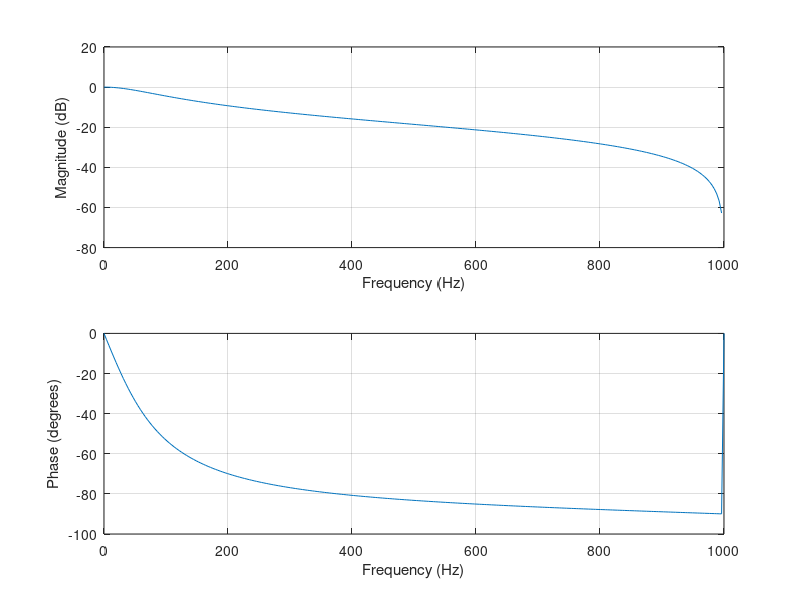
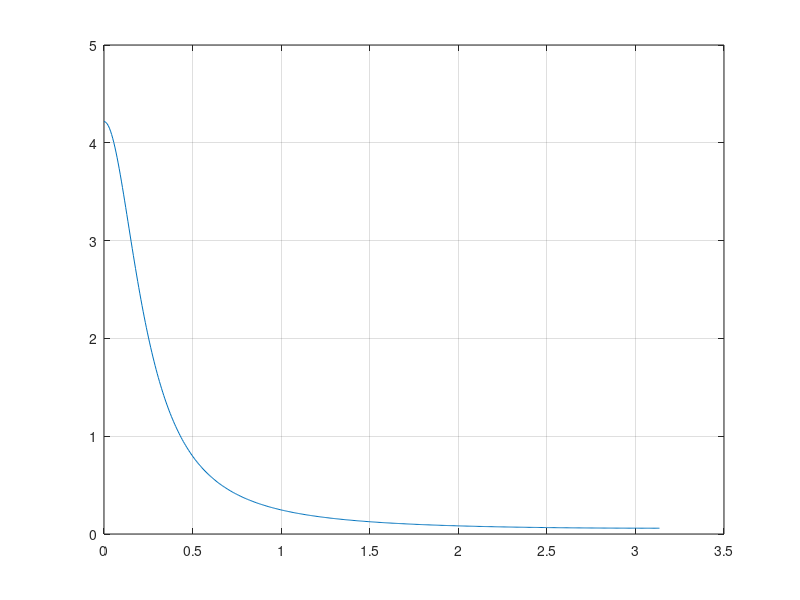

Write the MATLAB code that produced these figures, in order. (Note: this script raises an error after producing the figures.)
%Elliptic (bilinear)
%in barname baraye mohase Elliptic filter ast.baraye ejra evaluate cell & advance ra
%bezanid.
clc;
clear all;
close all;
Wp=2*tan(0.15*pi)/20;
Ws=2*tan(0.2*pi)/20;
Rp=0.19;
Rs=0.2;
[N,Wn] = ellipord(Wp,Ws,Rp,Rs);
%[N,Wn]=buttord(Wp,Ws,Rp,Rs);

[b,a] = ellip(N,Rp,Rs,Wp)
%[b,a]=ellip(N,Rs,Wn)

H=tf(b,a,2000);
H
figure(1);
freqz(b,a,256,2000)
figure(2);
grpdelay(b,a)
figure(3);bode(b,a)

%% (invariant)
clc
clear all
close all
Wp=0.3*pi/20;
Ws=0.4*pi/20;
Rp=0.19;
Rs=0.2;
[N,Wn] = ellipord(Wp,Ws,Rp,Rs);
%[N,Wn]=buttord(Wp,Ws,Rp,Rs);
[b,a] = ellip(N,Rp,Rs,Wp)
%[b,a]=ellip(N,Rs,Wn)

H=tf(b,a,2000);
H
figure(1);
freqz(b,a,256,2000)
figure(2);
grpdelay(b,a)
figure(3);bode(b,a)